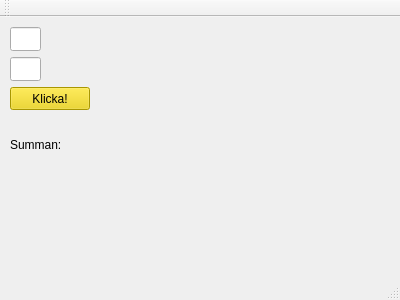
<?xml version="1.0" encoding="UTF-8"?>
<ui version="4.0">
 <class>MainWindow</class>
 <widget class="QMainWindow" name="MainWindow">
  <property name="geometry">
   <rect>
    <x>0</x>
    <y>0</y>
    <width>400</width>
    <height>300</height>
   </rect>
  </property>
  <property name="windowTitle">
   <string>MainWindow</string>
  </property>
  <widget class="QWidget" name="centralWidget">
   <widget class="QLineEdit" name="tal1">
    <property name="geometry">
     <rect>
      <x>10</x>
      <y>10</y>
      <width>31</width>
      <height>24</height>
     </rect>
    </property>
   </widget>
   <widget class="QLineEdit" name="tal2">
    <property name="geometry">
     <rect>
      <x>10</x>
      <y>40</y>
      <width>31</width>
      <height>24</height>
     </rect>
    </property>
   </widget>
   <widget class="QPushButton" name="knapp">
    <property name="geometry">
     <rect>
      <x>10</x>
      <y>70</y>
      <width>80</width>
      <height>23</height>
     </rect>
    </property>
    <property name="palette">
     <palette>
      <active>
       <colorrole role="WindowText">
        <brush brushstyle="SolidPattern">
         <color alpha="255">
          <red>0</red>
          <green>0</green>
          <blue>0</blue>
         </color>
        </brush>
       </colorrole>
       <colorrole role="Button">
        <brush brushstyle="SolidPattern">
         <color alpha="255">
          <red>237</red>
          <green>212</green>
          <blue>0</blue>
         </color>
        </brush>
       </colorrole>
       <colorrole role="Light">
        <brush brushstyle="SolidPattern">
         <color alpha="255">
          <red>255</red>
          <green>239</green>
          <blue>100</blue>
         </color>
        </brush>
       </colorrole>
       <colorrole role="Midlight">
        <brush brushstyle="SolidPattern">
         <color alpha="255">
          <red>246</red>
          <green>225</green>
          <blue>50</blue>
         </color>
        </brush>
       </colorrole>
       <colorrole role="Dark">
        <brush brushstyle="SolidPattern">
         <color alpha="255">
          <red>118</red>
          <green>106</green>
          <blue>0</blue>
         </color>
        </brush>
       </colorrole>
       <colorrole role="Mid">
        <brush brushstyle="SolidPattern">
         <color alpha="255">
          <red>158</red>
          <green>141</green>
          <blue>0</blue>
         </color>
        </brush>
       </colorrole>
       <colorrole role="Text">
        <brush brushstyle="SolidPattern">
         <color alpha="255">
          <red>0</red>
          <green>0</green>
          <blue>0</blue>
         </color>
        </brush>
       </colorrole>
       <colorrole role="BrightText">
        <brush brushstyle="SolidPattern">
         <color alpha="255">
          <red>255</red>
          <green>255</green>
          <blue>255</blue>
         </color>
        </brush>
       </colorrole>
       <colorrole role="ButtonText">
        <brush brushstyle="SolidPattern">
         <color alpha="255">
          <red>0</red>
          <green>0</green>
          <blue>0</blue>
         </color>
        </brush>
       </colorrole>
       <colorrole role="Base">
        <brush brushstyle="SolidPattern">
         <color alpha="255">
          <red>255</red>
          <green>255</green>
          <blue>255</blue>
         </color>
        </brush>
       </colorrole>
       <colorrole role="Window">
        <brush brushstyle="SolidPattern">
         <color alpha="255">
          <red>237</red>
          <green>212</green>
          <blue>0</blue>
         </color>
        </brush>
       </colorrole>
       <colorrole role="Shadow">
        <brush brushstyle="SolidPattern">
         <color alpha="255">
          <red>0</red>
          <green>0</green>
          <blue>0</blue>
         </color>
        </brush>
       </colorrole>
       <colorrole role="AlternateBase">
        <brush brushstyle="SolidPattern">
         <color alpha="255">
          <red>246</red>
          <green>233</green>
          <blue>127</blue>
         </color>
        </brush>
       </colorrole>
       <colorrole role="ToolTipBase">
        <brush brushstyle="SolidPattern">
         <color alpha="255">
          <red>255</red>
          <green>255</green>
          <blue>220</blue>
         </color>
        </brush>
       </colorrole>
       <colorrole role="ToolTipText">
        <brush brushstyle="SolidPattern">
         <color alpha="255">
          <red>0</red>
          <green>0</green>
          <blue>0</blue>
         </color>
        </brush>
       </colorrole>
      </active>
      <inactive>
       <colorrole role="WindowText">
        <brush brushstyle="SolidPattern">
         <color alpha="255">
          <red>0</red>
          <green>0</green>
          <blue>0</blue>
         </color>
        </brush>
       </colorrole>
       <colorrole role="Button">
        <brush brushstyle="SolidPattern">
         <color alpha="255">
          <red>237</red>
          <green>212</green>
          <blue>0</blue>
         </color>
        </brush>
       </colorrole>
       <colorrole role="Light">
        <brush brushstyle="SolidPattern">
         <color alpha="255">
          <red>255</red>
          <green>239</green>
          <blue>100</blue>
         </color>
        </brush>
       </colorrole>
       <colorrole role="Midlight">
        <brush brushstyle="SolidPattern">
         <color alpha="255">
          <red>246</red>
          <green>225</green>
          <blue>50</blue>
         </color>
        </brush>
       </colorrole>
       <colorrole role="Dark">
        <brush brushstyle="SolidPattern">
         <color alpha="255">
          <red>118</red>
          <green>106</green>
          <blue>0</blue>
         </color>
        </brush>
       </colorrole>
       <colorrole role="Mid">
        <brush brushstyle="SolidPattern">
         <color alpha="255">
          <red>158</red>
          <green>141</green>
          <blue>0</blue>
         </color>
        </brush>
       </colorrole>
       <colorrole role="Text">
        <brush brushstyle="SolidPattern">
         <color alpha="255">
          <red>0</red>
          <green>0</green>
          <blue>0</blue>
         </color>
        </brush>
       </colorrole>
       <colorrole role="BrightText">
        <brush brushstyle="SolidPattern">
         <color alpha="255">
          <red>255</red>
          <green>255</green>
          <blue>255</blue>
         </color>
        </brush>
       </colorrole>
       <colorrole role="ButtonText">
        <brush brushstyle="SolidPattern">
         <color alpha="255">
          <red>0</red>
          <green>0</green>
          <blue>0</blue>
         </color>
        </brush>
       </colorrole>
       <colorrole role="Base">
        <brush brushstyle="SolidPattern">
         <color alpha="255">
          <red>255</red>
          <green>255</green>
          <blue>255</blue>
         </color>
        </brush>
       </colorrole>
       <colorrole role="Window">
        <brush brushstyle="SolidPattern">
         <color alpha="255">
          <red>237</red>
          <green>212</green>
          <blue>0</blue>
         </color>
        </brush>
       </colorrole>
       <colorrole role="Shadow">
        <brush brushstyle="SolidPattern">
         <color alpha="255">
          <red>0</red>
          <green>0</green>
          <blue>0</blue>
         </color>
        </brush>
       </colorrole>
       <colorrole role="AlternateBase">
        <brush brushstyle="SolidPattern">
         <color alpha="255">
          <red>246</red>
          <green>233</green>
          <blue>127</blue>
         </color>
        </brush>
       </colorrole>
       <colorrole role="ToolTipBase">
        <brush brushstyle="SolidPattern">
         <color alpha="255">
          <red>255</red>
          <green>255</green>
          <blue>220</blue>
         </color>
        </brush>
       </colorrole>
       <colorrole role="ToolTipText">
        <brush brushstyle="SolidPattern">
         <color alpha="255">
          <red>0</red>
          <green>0</green>
          <blue>0</blue>
         </color>
        </brush>
       </colorrole>
      </inactive>
      <disabled>
       <colorrole role="WindowText">
        <brush brushstyle="SolidPattern">
         <color alpha="255">
          <red>118</red>
          <green>106</green>
          <blue>0</blue>
         </color>
        </brush>
       </colorrole>
       <colorrole role="Button">
        <brush brushstyle="SolidPattern">
         <color alpha="255">
          <red>237</red>
          <green>212</green>
          <blue>0</blue>
         </color>
        </brush>
       </colorrole>
       <colorrole role="Light">
        <brush brushstyle="SolidPattern">
         <color alpha="255">
          <red>255</red>
          <green>239</green>
          <blue>100</blue>
         </color>
        </brush>
       </colorrole>
       <colorrole role="Midlight">
        <brush brushstyle="SolidPattern">
         <color alpha="255">
          <red>246</red>
          <green>225</green>
          <blue>50</blue>
         </color>
        </brush>
       </colorrole>
       <colorrole role="Dark">
        <brush brushstyle="SolidPattern">
         <color alpha="255">
          <red>118</red>
          <green>106</green>
          <blue>0</blue>
         </color>
        </brush>
       </colorrole>
       <colorrole role="Mid">
        <brush brushstyle="SolidPattern">
         <color alpha="255">
          <red>158</red>
          <green>141</green>
          <blue>0</blue>
         </color>
        </brush>
       </colorrole>
       <colorrole role="Text">
        <brush brushstyle="SolidPattern">
         <color alpha="255">
          <red>118</red>
          <green>106</green>
          <blue>0</blue>
         </color>
        </brush>
       </colorrole>
       <colorrole role="BrightText">
        <brush brushstyle="SolidPattern">
         <color alpha="255">
          <red>255</red>
          <green>255</green>
          <blue>255</blue>
         </color>
        </brush>
       </colorrole>
       <colorrole role="ButtonText">
        <brush brushstyle="SolidPattern">
         <color alpha="255">
          <red>118</red>
          <green>106</green>
          <blue>0</blue>
         </color>
        </brush>
       </colorrole>
       <colorrole role="Base">
        <brush brushstyle="SolidPattern">
         <color alpha="255">
          <red>237</red>
          <green>212</green>
          <blue>0</blue>
         </color>
        </brush>
       </colorrole>
       <colorrole role="Window">
        <brush brushstyle="SolidPattern">
         <color alpha="255">
          <red>237</red>
          <green>212</green>
          <blue>0</blue>
         </color>
        </brush>
       </colorrole>
       <colorrole role="Shadow">
        <brush brushstyle="SolidPattern">
         <color alpha="255">
          <red>0</red>
          <green>0</green>
          <blue>0</blue>
         </color>
        </brush>
       </colorrole>
       <colorrole role="AlternateBase">
        <brush brushstyle="SolidPattern">
         <color alpha="255">
          <red>237</red>
          <green>212</green>
          <blue>0</blue>
         </color>
        </brush>
       </colorrole>
       <colorrole role="ToolTipBase">
        <brush brushstyle="SolidPattern">
         <color alpha="255">
          <red>255</red>
          <green>255</green>
          <blue>220</blue>
         </color>
        </brush>
       </colorrole>
       <colorrole role="ToolTipText">
        <brush brushstyle="SolidPattern">
         <color alpha="255">
          <red>0</red>
          <green>0</green>
          <blue>0</blue>
         </color>
        </brush>
       </colorrole>
      </disabled>
     </palette>
    </property>
    <property name="text">
     <string>Klicka!</string>
    </property>
   </widget>
   <widget class="QLabel" name="label">
    <property name="geometry">
     <rect>
      <x>10</x>
      <y>120</y>
      <width>58</width>
      <height>16</height>
     </rect>
    </property>
    <property name="text">
     <string>Summan:</string>
    </property>
   </widget>
  </widget>
  <widget class="QMenuBar" name="menuBar">
   <property name="geometry">
    <rect>
     <x>0</x>
     <y>0</y>
     <width>400</width>
     <height>21</height>
    </rect>
   </property>
  </widget>
  <widget class="QToolBar" name="mainToolBar">
   <attribute name="toolBarArea">
    <enum>TopToolBarArea</enum>
   </attribute>
   <attribute name="toolBarBreak">
    <bool>false</bool>
   </attribute>
  </widget>
  <widget class="QStatusBar" name="statusBar"/>
 </widget>
 <layoutdefault spacing="6" margin="11"/>
 <resources/>
 <connections/>
</ui>
